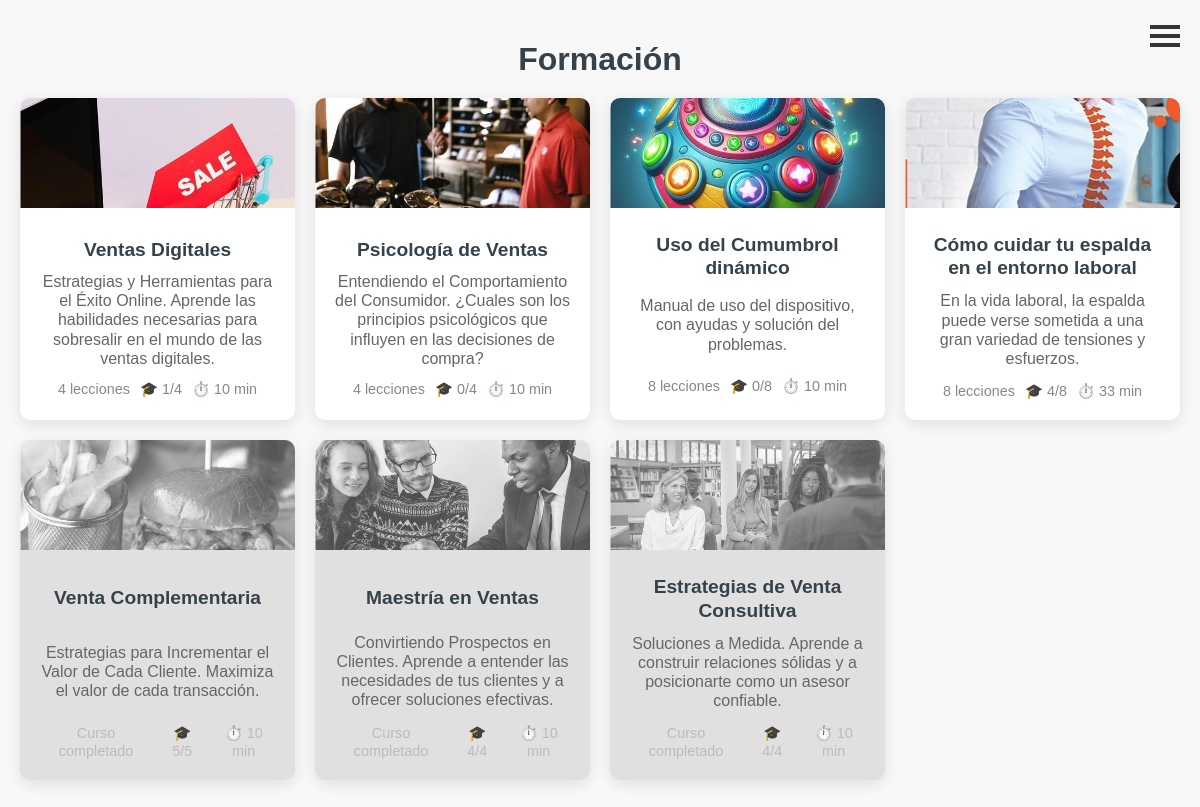
The app's page / (signed in), older data.
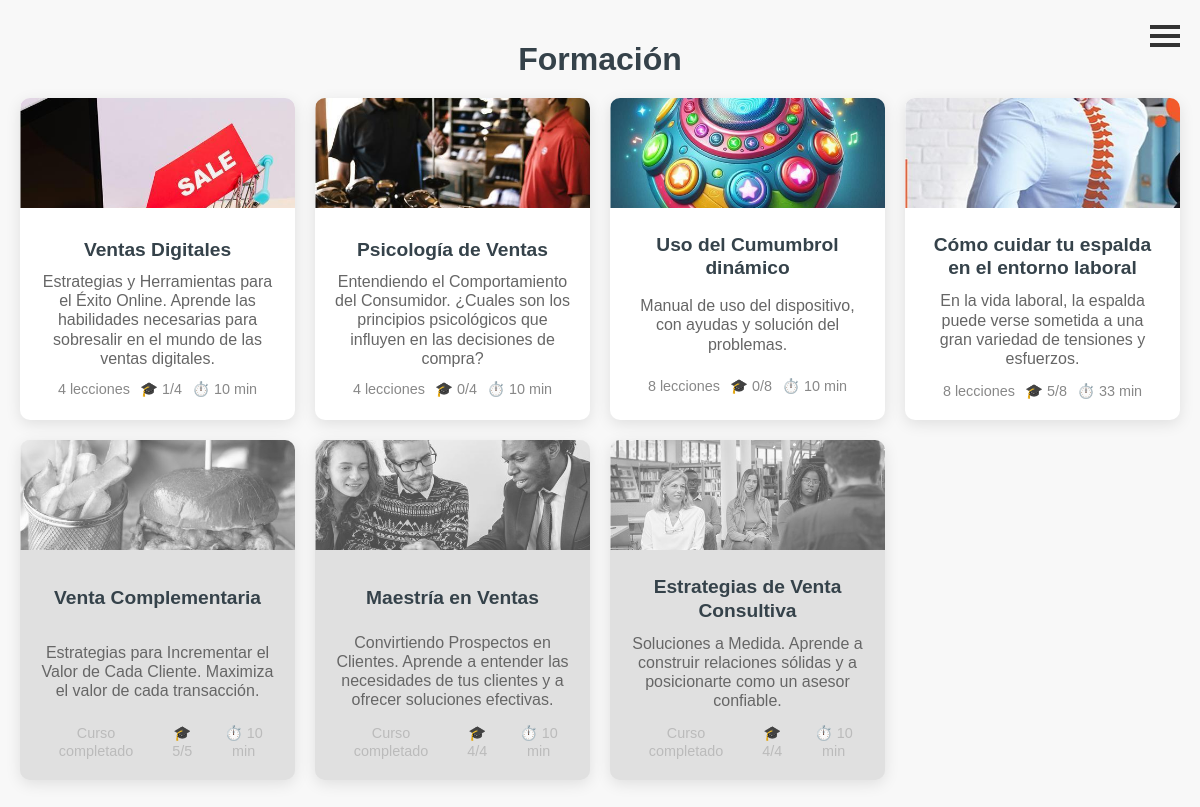
The same page, newer data.
### cursos/models.py (models this page shows, shortened)
class Curso(models.Model):
    titulo = models.CharField(max_length=100)
    explicacion = models.CharField(max_length=400)
    miniexplicacion = models.TextField()
    duracion = models.PositiveIntegerField()  # Duración en minutos
    fecha_creacion = models.DateField(default=timezone.now)
    puntos = models.SmallIntegerField()
    miniatura = models.ImageField(upload_to='images/miniaturas/')

### cursos/views.py (the view)
@login_required
def lista_cursos(request):
    cursos = Curso.objects.filter(fecha_creacion__lte=timezone.now()).order_by('fecha_creacion')
    lecciones_por_curso = []
    for curso in cursos:
        total_lecciones = curso.leccion_set.count()
        lecciones_completadas = UsuarioLeccion.objects.filter(usuario=request.user, leccion__curso=curso, completada=True).count()
        lecciones_por_curso.append((curso, total_lecciones, lecciones_completadas))
        lecciones_por_curso.sort(key=lambda x: x[1] == x[2])  # Pone los completados al final
    total_lecciones = sum(conteo for _, conteo, _ in lecciones_por_curso)
    return render(request, 'cursos/lista_cursos.html', {'lecciones_por_curso': lecciones_por_curso, 'total_lecciones': total_lecciones})

### cursos/templates/cursos/lista_cursos.html
{% extends 'cursos/base.html' %}
{% load static %}
{% block content %}
<section class="course-categories">
    <div class="titulo">
        <h2><a href="/">Formación</a></h2>
    </div>
    <div class="categories-grid">
{% for curso, total_lecciones, lecciones_completadas in lecciones_por_curso %}
<div class="category-item {% if lecciones_completadas == total_lecciones %}completed{% endif %}">
    <div class="category-image">
        <img src="{{ curso.miniatura.url }}" alt="Imagen del curso">
    </div>
    <div class="category-content">
        <h3><a href="{% url 'detalle_curso' pk=curso.pk %}" title='{{ curso.explicacion|linebreaksbr }}'>{{ curso.titulo }}</a></h3>
        <p>{{ curso.miniexplicacion|linebreaksbr }}</p>
        <div class="category-meta">
            {% if lecciones_completadas == total_lecciones %}
                <span>Curso completado</span>
            {% else%}
                <span>{{ total_lecciones  }} lecciones</span>
            {% endif %}
            <span>🎓 {{ lecciones_completadas }}/{{ total_lecciones  }}</span>
            <span>⏱️ {{curso.duracion}} min</span>
        </div>
    </div>
</div>
{% endfor %}
</div>
</section>
{% endblock %}

Row changes from the older to the newer data that the page shows:
changed Curso "Cómo cuidar tu espalda en el entorno laboral": lecciones_completadas "4" → "5"
